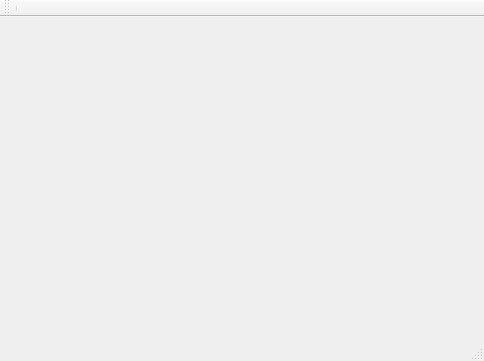
<?xml version="1.0" encoding="UTF-8"?>
<ui version="4.0">
 <class>MainWindow</class>
 <widget class="QMainWindow" name="MainWindow">
  <property name="geometry">
   <rect>
    <x>0</x>
    <y>0</y>
    <width>484</width>
    <height>361</height>
   </rect>
  </property>
  <property name="windowTitle">
   <string>MainWindow</string>
  </property>
  <widget class="QWidget" name="centralwidget"/>
  <widget class="QMenuBar" name="menubar">
   <property name="geometry">
    <rect>
     <x>0</x>
     <y>0</y>
     <width>484</width>
     <height>21</height>
    </rect>
   </property>
  </widget>
  <widget class="QStatusBar" name="statusbar"/>
  <widget class="QToolBar" name="toolBar">
   <property name="windowTitle">
    <string>toolBar</string>
   </property>
   <attribute name="toolBarArea">
    <enum>TopToolBarArea</enum>
   </attribute>
   <attribute name="toolBarBreak">
    <bool>false</bool>
   </attribute>
   <addaction name="separator"/>
  </widget>
 </widget>
 <resources/>
 <connections/>
</ui>
